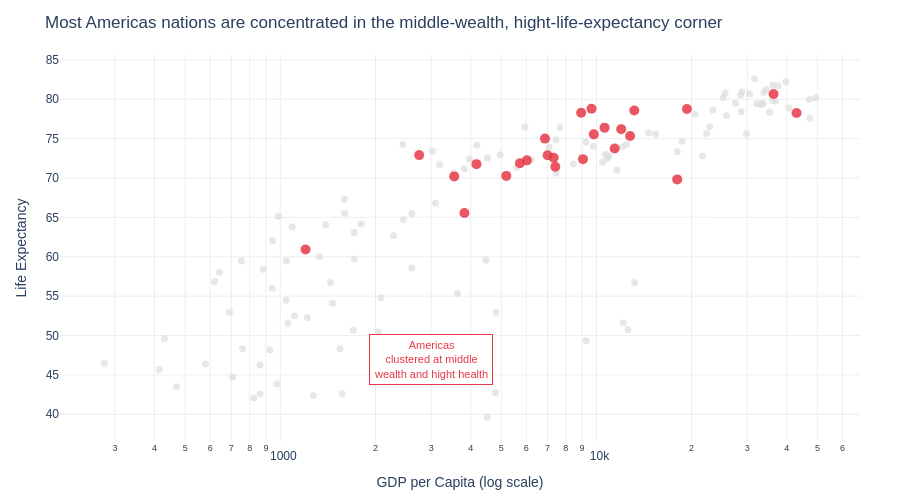

Source (notebook cell):
### Markdown cell above
## Task 2 — Bubble chart: tell a story

**What to build:** A bubble chart (full 2007 dataset, all countries) where:
- x = GDP per capita (log scale)
- y = life expectancy
- size = population
- colour = ONE continent highlighted (your choice), all others grey
- At least one annotation explaining the highlighted group's story

> This is the grey-and-highlight technique applied to a bubble chart.

### Code cell
# Task 2
# YOUR CODE HERE
import math
highlight_continent = 'Americas'
df2 = df.loc[df['year'].isin([2007])]
colour_map = {c: ('#E63946' if c == highlight_continent else '#DDDDDD') for c in df2['continent'].unique()}


fig = px.scatter(
    data_frame=df2,
    x='gdpPercap', y='lifeExp',
    color='continent',
    color_discrete_map=colour_map,
    hover_name='country',
    log_x=True,
    labels={'gdpPercap': 'GDP per Capita (log scale)', 'lifeExp': 'Life Expectancy', 'continent': ''},
    title='Most Americas nations are concentrated in the middle-wealth, hight-life-expectancy corner'
)

fig.update_traces(
    showlegend=False,
    hovertemplate='<b>%{hovertext}</b><extra></extra>'
)
fig.update_traces(
    selector=dict(name=highlight_continent),
    marker=dict(size=10, opacity=0.85)
)
fig.update_traces(
    selector=lambda t: t.name != highlight_continent,
    marker=dict(size=7, opacity=0.7)
)

fig.add_annotation(
    x=math.log10(3000), y=47,
    text='Americas<br>clustered at middle<br>wealth and hight health',
    showarrow=False,
    font=dict(color='#E63946', size=11, family='Arial'),
    bgcolor='white', bordercolor='#E63946', borderwidth=1, borderpad=4
)

fig.update_layout(
    xaxis=dict(gridcolor='#EEEEEE'),
    yaxis=dict(gridcolor='#EEEEEE'),
    plot_bgcolor='white', paper_bgcolor='white',
    font=dict(family='Arial', size=12),
    margin=dict(l=60, r=40, t=55, b=40), height=500
)

fig.show()

### Figure 1 — Plotly figure (JSON) as saved in the notebook; plotly's stock layout.template omitted (floating-point values rounded to 4 significant figures)
{"data": [{"hovertemplate": "<b>%{hovertext}</b><extra></extra>", "hovertext": ["Afghanistan", "Bahrain", "Bangladesh", "Cambodia", "China", "Hong Kong, China", "India", "Indonesia", "Iran", "Iraq", "Israel", "Japan", "Jordan", "Korea, Dem. Rep.", "Korea, Rep.", "Kuwait", "Lebanon", "Malaysia", "Mongolia", "Myanmar", "Nepal", "Oman", "Pakistan", "Philippines", "Saudi Arabia", "Singapore", "Sri Lanka", "Syria", "Taiwan", "Thailand", "Vietnam", "West Bank and Gaza", "Yemen, Rep."], "legendgroup": "Asia", "marker": {"color": "#DDDDDD", "opacity": 0.7, "size": 7, "symbol": "circle"}, "mode": "markers", "name": "Asia", "orientation": "v", "showlegend": false, "type": "scatter", "x": [974.6, 29800.0, 1391.0, 1714.0, 4959.0, 39720.0, 2452.0, 3541.0, 11610.0, 4471.0, 25520.0, 31660.0, 4519.0, 1593.0, 23350.0, 47310.0, 10460.0, 12450.0, 3096.0, 944.0, 1091.0, 22320.0, 2606.0, 3190.0, 21650.0, 47140.0, 3970.0, 4185.0, 28720.0, 7458.0, 2442.0, 3025.0, 2281.0], "xaxis": "x", "y": [43.83, 75.64, 64.06, 59.72, 72.96, 82.21, 64.7, 70.65, 70.96, 59.55, 80.75, 82.6, 72.53, 67.3, 78.62, 77.59, 71.99, 74.24, 66.8, 62.07, 63.78, 75.64, 65.48, 71.69, 72.78, 79.97, 72.4, 74.14, 78.4, 70.62, 74.25, 73.42, 62.7], "yaxis": "y"}, {"hovertemplate": "<b>%{hovertext}</b><extra></extra>", "hovertext": ["Albania", "Austria", "Belgium", "Bosnia and Herzegovina", "Bulgaria", "Croatia", "Czech Republic", "Denmark", "Finland", "France", "Germany", "Greece", "Hungary", "Iceland", "Ireland", "Italy", "Montenegro", "Netherlands", "Norway", "Poland", "Portugal", "Romania", "Serbia", "Slovak Republic", "Slovenia", "Spain", "Sweden", "Switzerland", "Turkey", "United Kingdom"], "legendgroup": "Europe", "marker": {"color": "#DDDDDD", "opacity": 0.7, "size": 7, "symbol": "circle"}, "mode": "markers", "name": "Europe", "orientation": "v", "showlegend": false, "type": "scatter", "x": [5937.0, 36130.0, 33690.0, 7446.0, 10680.0, 14620.0, 22830.0, 35280.0, 33210.0, 30470.0, 32170.0, 27540.0, 18010.0, 36180.0, 40680.0, 28570.0, 9254.0, 36800.0, 49360.0, 15390.0, 20510.0, 10810.0, 9787.0, 18680.0, 25770.0, 28820.0, 33860.0, 37510.0, 8458.0, 33200.0], "xaxis": "x", "y": [76.42, 79.83, 79.44, 74.85, 73.0, 75.75, 76.49, 78.33, 79.31, 80.66, 79.41, 79.48, 73.34, 81.76, 78.89, 80.55, 74.54, 79.76, 80.2, 75.56, 78.1, 72.48, 74.0, 74.66, 77.93, 80.94, 80.88, 81.7, 71.78, 79.42], "yaxis": "y"}, {"hovertemplate": "<b>%{hovertext}</b><extra></extra>", "hovertext": ["Algeria", "Angola", "Benin", "Botswana", "Burkina Faso", "Burundi", "Cameroon", "Central African Republic", "Chad", "Comoros", "Congo, Dem. Rep.", "Congo, Rep.", "Cote d'Ivoire", "Djibouti", "Egypt", "Equatorial Guinea", "Eritrea", "Ethiopia", "Gabon", "Gambia", "Ghana", "Guinea", "Guinea-Bissau", "Kenya", "Lesotho", "Liberia", "Libya", "Madagascar", "Malawi", "Mali", "Mauritania", "Mauritius", "Morocco", "Mozambique", "Namibia", "Niger", "Nigeria", "Reunion", "Rwanda", "Sao Tome and Principe", "Senegal", "Sierra Leone", "Somalia", "South Africa", "Sudan", "Swaziland", "Tanzania", "Togo", "Tunisia", "Uganda", "Zambia", "Zimbabwe"], "legendgroup": "Africa", "marker": {"color": "#DDDDDD", "opacity": 0.7, "size": 7, "symbol": "circle"}, "mode": "markers", "name": "Africa", "orientation": "v", "showlegend": false, "type": "scatter", "x": [6223.0, 4797.0, 1441.0, 12570.0, 1217.0, 430.1, 2042.0, 706.0, 1704.0, 986.1, 277.6, 3633.0, 1545.0, 2082.0, 5581.0, 12150.0, 641.4, 690.8, 13210.0, 752.7, 1328.0, 942.7, 579.2, 1463.0, 1569.0, 414.5, 12060.0, 1045.0, 759.3, 1043.0, 1803.0, 10960.0, 3820.0, 823.7, 4811.0, 619.7, 2014.0, 7670.0, 863.1, 1598.0, 1712.0, 862.5, 926.1, 9270.0, 2602.0, 4513.0, 1107.0, 883.0, 7093.0, 1056.0, 1271.0, 469.7], "xaxis": "x", "y": [72.3, 42.73, 56.73, 50.73, 52.3, 49.58, 50.43, 44.74, 50.65, 65.15, 46.46, 55.32, 48.33, 54.79, 71.34, 51.58, 58.04, 52.95, 56.73, 59.45, 60.02, 56.01, 46.39, 54.11, 42.59, 45.68, 73.95, 59.44, 48.3, 54.47, 64.16, 72.8, 71.16, 42.08, 52.91, 56.87, 46.86, 76.44, 46.24, 65.53, 63.06, 42.57, 48.16, 49.34, 58.56, 39.61, 52.52, 58.42, 73.92, 51.54, 42.38, 43.49], "yaxis": "y"}, {"hovertemplate": "<b>%{hovertext}</b><extra></extra>", "hovertext": ["Argentina", "Bolivia", "Brazil", "Canada", "Chile", "Colombia", "Costa Rica", "Cuba", "Dominican Republic", "Ecuador", "El Salvador", "Guatemala", "Haiti", "Honduras", "Jamaica", "Mexico", "Nicaragua", "Panama", "Paraguay", "Peru", "Puerto Rico", "Trinidad and Tobago", "United States", "Uruguay", "Venezuela"], "legendgroup": "Americas", "marker": {"color": "#E63946", "opacity": 0.85, "size": 10, "symbol": "circle"}, "mode": "markers", "name": "Americas", "orientation": "v", "showlegend": false, "type": "scatter", "x": [12780.0, 3822.0, 9066.0, 36320.0, 13170.0, 7007.0, 9645.0, 8948.0, 6025.0, 6873.0, 5728.0, 5186.0, 1202.0, 3548.0, 7321.0, 11980.0, 2749.0, 9809.0, 4173.0, 7409.0, 19330.0, 18010.0, 42950.0, 10610.0, 11420.0], "xaxis": "x", "y": [75.32, 65.55, 72.39, 80.65, 78.55, 72.89, 78.78, 78.27, 72.23, 74.99, 71.88, 70.26, 60.92, 70.2, 72.57, 76.19, 72.9, 75.54, 71.75, 71.42, 78.75, 69.82, 78.24, 76.38, 73.75], "yaxis": "y"}, {"hovertemplate": "<b>%{hovertext}</b><extra></extra>", "hovertext": ["Australia", "New Zealand"], "legendgroup": "Oceania", "marker": {"color": "#DDDDDD", "opacity": 0.7, "size": 7, "symbol": "circle"}, "mode": "markers", "name": "Oceania", "orientation": "v", "showlegend": false, "type": "scatter", "x": [34440.0, 25190.0], "xaxis": "x", "y": [81.23, 80.2], "yaxis": "y"}], "layout": {"annotations": [{"bgcolor": "white", "bordercolor": "#E63946", "borderpad": 4, "borderwidth": 1, "font": {"color": "#E63946", "family": "Arial", "size": 11}, "showarrow": false, "text": "Americas<br>clustered at middle<br>wealth and hight health", "x": 3.477, "y": 47}], "font": {"family": "Arial", "size": 12}, "height": 500, "legend": {"title": {"text": ""}, "tracegroupgap": 0}, "margin": {"b": 40, "l": 60, "r": 40, "t": 55}, "paper_bgcolor": "white", "plot_bgcolor": "white", "title": {"text": "Most Americas nations are concentrated in the middle-wealth, hight-life-expectancy corner"}, "xaxis": {"anchor": "y", "domain": [0, 1], "gridcolor": "#EEEEEE", "title": {"text": "GDP per Capita (log scale)"}, "type": "log"}, "yaxis": {"anchor": "x", "domain": [0, 1], "gridcolor": "#EEEEEE", "title": {"text": "Life Expectancy"}}}}
